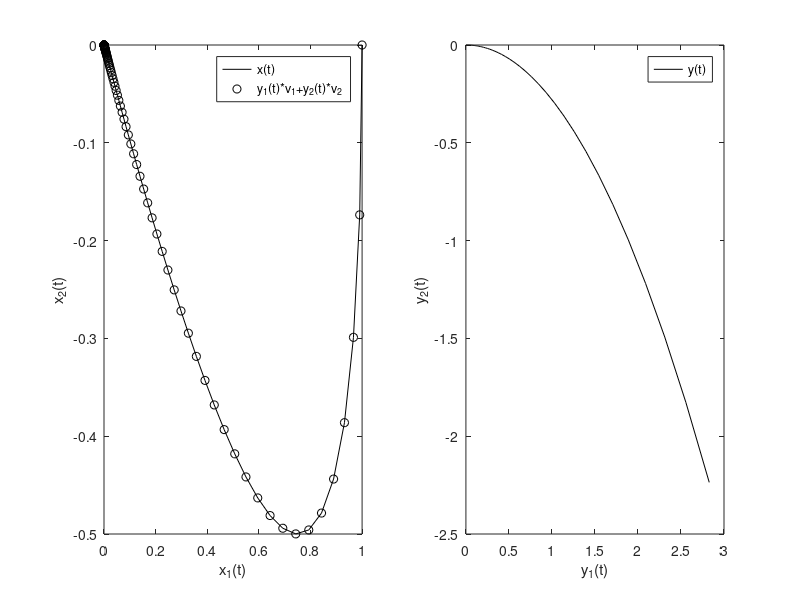

MATLAB code to generate this figure:
# "modexp.m"
global A Adiag;
A=[0,1;-2,-3];
v1=[1;-1]; v1=v1/norm(v1); #unit vector
v2=[1;-2]; v2=v2/norm(v2); #unit vector
T=[v1,v2]; #change of basis matrix
function dx=eos(x,t)
 global A;
 dx = A*x;
endfunction
Adiag=inv(T)*A*T;
function dy=eos_mode(y,t)
 global Adiag;
 dy = Adiag*y;
endfunction
x0=[1;0];
y0=inv(T)*x0;
n=100;
tt=linspace(0,10,n);
xx=lsode("eos", x0, tt);
yy=lsode("eos_mode", y0, tt);
zz=zeros(n,2);
for i=1:n
 zz(i,:)=(yy(i,1)*v1 + yy(i,2)*v2)';
endfor
clf; subplot(1,2,1);
plot( xx(:,1), xx(:,2), "k-;x(t);" ); hold on;
plot( zz(:,1), zz(:,2), "ko;y_1(t)*v_1+y_2(t)*v_2;" );
xlabel("x_1(t)"); ylabel("x_2(t)");
subplot(1,2,2);
plot( yy(:,1), yy(:,2), "k-;y(t);" );
xlabel("y_1(t)"); ylabel("y_2(t)"); drawnow();